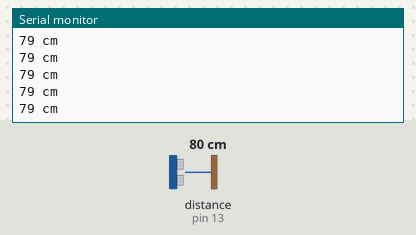
A sketch run on a simulated Arduino Uno, built with avr-gcc and run on an emulated ATmega328P. On the bench: the last lines printed to the serial monitor. Wiring (inferred from the names in the program): ultrasonic range finder: trigger pin 12; echo pin 13. The test bench sets the inputs (shaded band); at power-on: distance to the obstacle (sensor on pin 13) 80 cm. The echo pulse lasts 58.3 µs per cm.

Above: at 1.2 s.
1.3 s: distance to the obstacle (sensor on pin 13) set to 4 cm
At 1.38 s:
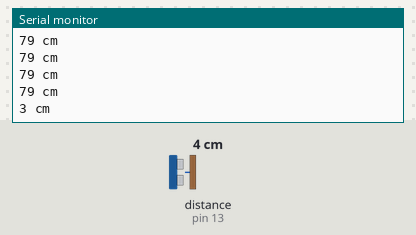
4.3 s: distance to the obstacle (sensor on pin 13) set to 250 cm
At 4.41 s:
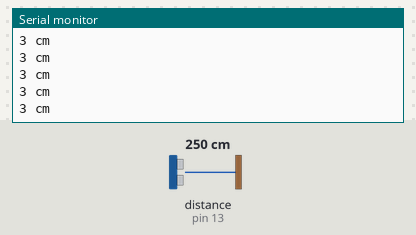
Timing chart, 0 to 7.3 s (numbered marks = the images above; inputs shaded):
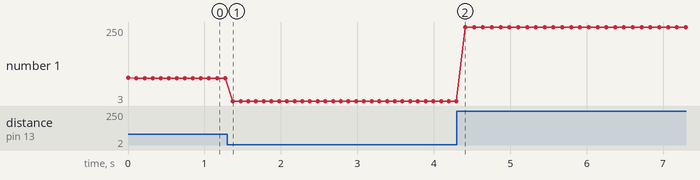

The sketch:

distance_sensor.ino
```cpp
/*
HC-SR04 Ping distance sensor]
VCC to arduino 5v GND to arduino GND
Echo to Arduino pin 13 Trig to Arduino pin 12
Red POS to Arduino pin 11
Green POS to Arduino pin 10
560 ohm resistor to both LED NEG and GRD power rail
More info at: http://goo.gl/kJ8Gl
Original code improvements to the Ping sketch sourced from Trollmaker.com
Some code and wiring inspired by http://en.wikiversity.org/wiki/User:Dstaub/robotcar
*/

#define trigPin 12
#define echoPin 13
#define ledbuiltin 12
void setup() {
  Serial.begin (9600);
  pinMode(ledbuiltin, OUTPUT);
  pinMode(trigPin, OUTPUT);
  pinMode(echoPin, INPUT);
}

void loop() {
  long duration, distance;
  digitalWrite(trigPin, LOW);  // Added this line
  delayMicroseconds(2); // Added this line
  digitalWrite(trigPin, HIGH);
//  delayMicroseconds(1000); - Removed this line
  delayMicroseconds(10); // Added this line
  digitalWrite(trigPin, LOW);
  duration = pulseIn(echoPin, HIGH);
  distance = (duration/2) / 29.1;
//  if (distance >= 200 || distance <= 0){
//    Serial.println("Out of range");
//  }
//  else {
    Serial.print(distance);
    Serial.println(" cm");
//  }
  delay(100);
}
```

Measured:
- after the input at 1.3 s, the serial monitor: prints a new line after 0.07 s (image 1)
- plotted number 1: 79 → 3 after the input at 1.3 s, 3 → 250 after the input at 4.3 s
